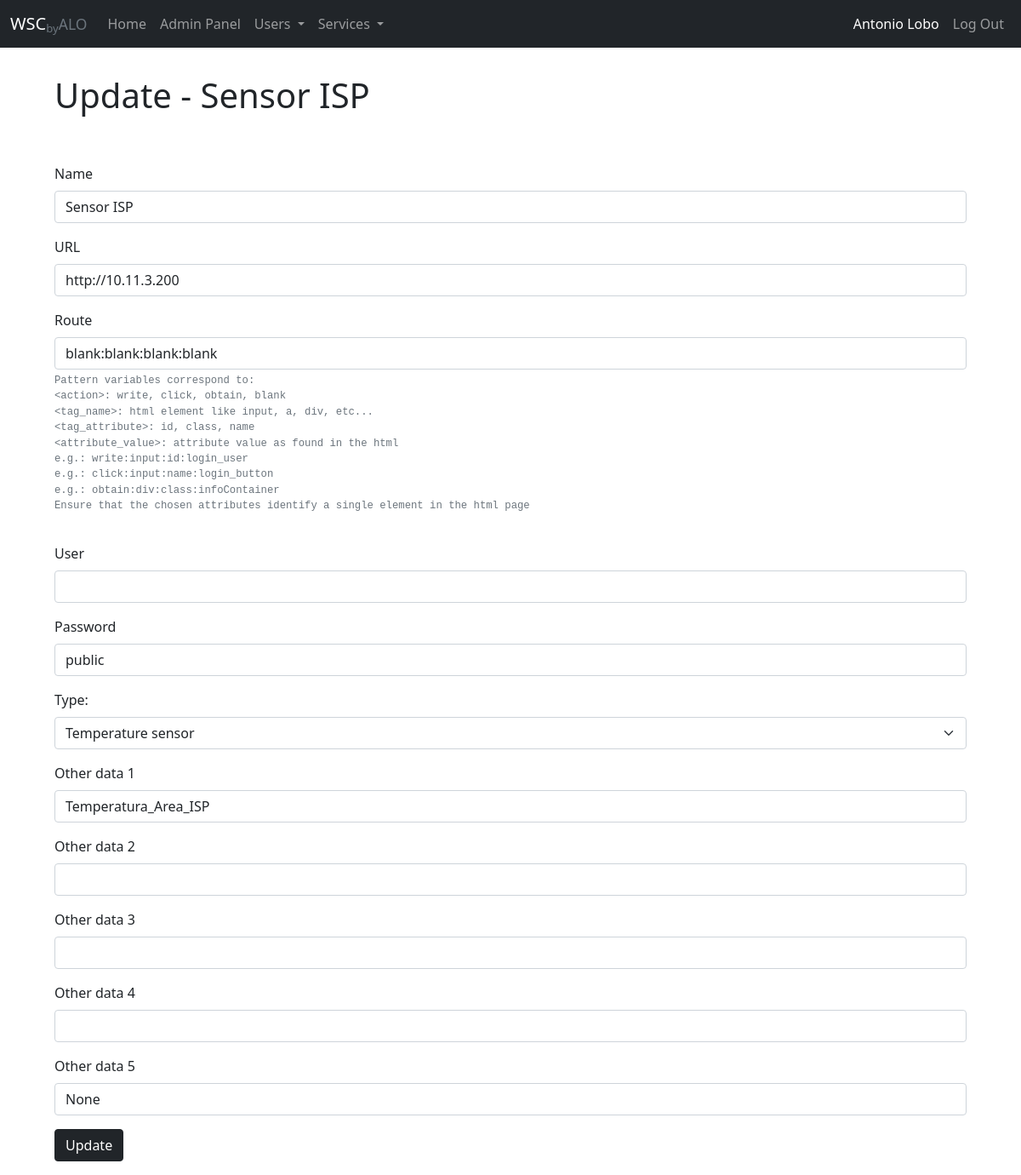
The page /admin/service/1 (signed in) on the database its author committed.
### common/models.py (models this page shows, shortened)
class User(Base):
    __tablename__ = 'users'
    id = Column(Integer, primary_key=True)
    email = Column(String(250), unique=True, nullable=False)
    password = Column(String(250), nullable=False)
    name = Column(String(250), nullable=False)
    type_ = Column(String(250), nullable=False)
    status = Column(String(250), nullable=False, default="active")
    role = Column(String(250), nullable=True)

class Service(Base):
    __tablename__ = 'service'
    app_id = Column(Integer, primary_key=True)
    name = Column(String, nullable=False)
    description = Column(String, nullable=True)
    url = Column(String, nullable=False)
    route = Column(String, nullable=False)
    user = Column(String, nullable=True)
    password = Column(String, nullable=True)
    status = Column(String, nullable=False)
    app_type = Column(String, nullable=False)
    other_data1 = Column(String, nullable=True)
    other_data2 = Column(String, nullable=True)
    other_data3 = Column(String, nullable=True)
    other_data4 = Column(String, nullable=True)
    other_data5 = Column(String, nullable=True)
    logs = relationship("ServiceLog", back_populates="service")
    __route_pattern: Final[str] = "<action>:<tag_name>:<tag_attribute>:<attribute_value>"
    def __str__(self):
        return f'{self.name} - {self.description} - {self.url}'

### admin.py (the view)
@bp.route("/service/<int:app_id>")
@admin_required
def show_service(app_id):
    service, _ = dm.get_service(app_id, status=None)
    return render_template("admin/service_update.html", service=service)

### auth.py (called while the page is built)
def admin_required(view):
    @functools.wraps(view)
    def wrapped_view(**kwargs):
        if g.user is None:
            return redirect(url_for("auth.login"))
        if g.user.type_ == "admin":
            return view(**kwargs)
        abort(401, "You are not authorized to visit this page")
    return wrapped_view

@bp.before_app_request
def load_logged_in_user():
    user_id = session.get("user_id")
    try:
        user_id = int(user_id)
    except (ValueError, TypeError):
        user_id = None
    if user_id is None:
        g.user = None
    else:
        g.user = (
            dm.get_user_id(user_id=user_id)
        )

### database/__init__.py (called while the page is built)
def get_engine():
    return create_engine(SQL_CONNECTION)  # , connect_args={"check_same_thread": False})

def get_session():
    engine = get_engine()
    Session = scoped_session(sessionmaker(bind=engine))
    session = Session()
    return session

### templates/admin/service_update.html (shortened to what this page needs)
{% extends 'admin/base.html' %}
{% block header %}
    Update -
    {% if service %} {{ service.name }}
    {% else %} Service Test
    {% endif %}
{% endblock %}
{% block content %}
<form method="post" id="form">
    <div class="mb-3">
      <label for="name" class="form-label">Name</label>
      <input name="name" id="name" required class="form-control" value="{{ service.name }}">
    </div>
    <div class="mb-3">
      <label for="url" class="form-label">URL</label>
      <input name="url" id="url" required class="form-control" value="{{ service.url }}">
    </div>
    <div class="mb-3">
      <label for="route" class="form-label">Route</label>
      <input name="route" id="route" required class="form-control" aria-describedby="routeHelpBlock" value="{{ service.route }}">
      <div id="routeHelpBlock" class="form-text">
        <pre>
Pattern variables correspond to:
&lt;action&gt;: write, click, obtain, blank
&lt;tag_name&gt;: html element like input, a, div, etc...
&lt;tag_attribute&gt;: id, class, name
&lt;attribute_value&gt;: attribute value as found in the html
e.g.: write:input:id:login_user
e.g.: click:input:name:login_button
e.g.: obtain:div:class:infoContainer
Ensure that the chosen attributes identify a single element in the html page
        </pre>
      </div>
    </div>
    <div class="mb-3">
      <label for="user" class="form-label">User</label>
      <input name="user" id="user" class="form-control" value="{{ service.user }}">
    </div>
    <div class="mb-3">
      <label for="password" class="form-label">Password</label>
      <input type="text" name="password" id="password" class="form-control" value="{{ service.password }}">
    </div>
    <div class="mb-3">
      <label for="type" class="form-label">Type:</label>
      <select id="type" name="type" class="form-select" required>
        <option value="temperature_sensor" {% if service.app_type == 'temperature_sensor' %} selected {% endif %}>Temperature sensor</option>
      </select>
    </div>
    <div class="mb-3">
      <label for="other_data1" class="form-label">Other data 1</label>
      <input name="other_data1" id="other_data1" class="form-control" value="{{ service.other_data1 }}">
    </div>
    <div class="mb-3">
      <label for="other_data2" class="form-label">Other data 2</label>
      <input name="other_data2" id="other_data2" class="form-control" value="{{ service.other_data2 }}">
    </div>
    <div class="mb-3">
      <label for="other_data3" class="form-label">Other data 3</label>
      <input name="other_data3" id="other_data3" class="form-control" value="{{ service.other_data3 }}">
    </div>
    <div class="mb-3">
      <label for="other_data4" class="form-label">Other data 4</label>
      <input name="other_data4" id="other_data4" class="form-control" value="{{ service.other_data4 }}">
    </div>
    <div class="mb-3">
      <label for="other_data5" class="form-label">Other data 5</label>
      <input name="other_data5" id="other_data5" class="form-control" value="{{ service.other_data5 }}">
    </div>
    <input class="btn btn-dark" type="submit" value="Update" onclick="update_service({{service.app_id}}); return false;">
</form>
{% endblock %}

### templates/base.html (shortened to what this page needs)
<!doctype html>
<head>
    <link rel="stylesheet" href="{{ url_for('static', filename='style.css') }}">
    <link rel="stylesheet" href="{{ url_for('static', filename='bootstrap.min.css') }}">
</head>
<body>
  <header>
    <nav class="navbar navbar-expand-lg navbar-dark bg-dark">
      <div class="container-fluid">
        <a class="navbar-brand" href="{{ url_for('views.index') }}">WSC<small class="text-muted"><sub>by</sub>ALO</small></a>
        <div class="collapse navbar-collapse" id="navbarText">
          <ul class="navbar-nav me-auto mb-2 mb-lg-0">
            <li class="nav-item"><a href="{{ url_for('views.index') }}" class="nav-link">Home</a>
            {% if g.user %}
              {% if g.user.type_ == "admin" %}
              <li class="nav-item"><a href="{{ url_for('admin.index') }}" class="nav-link">Admin Panel</a>
              {% endif %}
            {% endif %}
            {% block navbar %}
            {% endblock %}
          </ul>
          <ul class="nav navbar-nav navbar-right">
          {% if g.user %}
            <li class="nav-item"><a href="{{ url_for('auth.user') }}" class="nav-link" style="color:white;"> {{ g.user.name }} </a>
            <li class="nav-item"><a href="{{ url_for('auth.logout') }}" class="nav-link">Log Out</a>
          {% else %}
            <li class="nav-item"><a href="{{ url_for('auth.login') }}" class="nav-link">Log In</a>
          {% endif %}
          </ul>
        </div>
      </div>
    </nav>
  </header>
  <div id="title">
    <h1>{% block header %}{% endblock %}</h1>
  </div>
  <section class="content">
    <div id="toasts" class="toast-container position-absolute bottom-0 end-0">
    </div>
    {% block content %}{% endblock %}
  </section>
</body>

### static/style.css (style rules this page uses)
#title { padding: 2rem 4rem; }
#toasts { padding: 2rem 4rem; }
body { margin: 0 auto; background: white; }
.content { padding: 1rem 4rem; }

### rows shown on the page
User: user.name "Antonio Lobo"
Service: name "Sensor ISP", url "http://10.11.3.200", route "blank:blank:blank:blank", password "public", type "Temperature sensor", other_data1 "Temperatura_Area_ISP", other_data5 "None"
